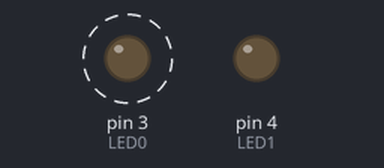
Bench run of a sketch on a simulated Arduino Uno, built with avr-gcc and run on an emulated ATmega328P. On the bench: output pins drawn as LEDs (lit = HIGH). Dashed ring = blinking.

Above: at 0.05 s.
At 3.95 s:
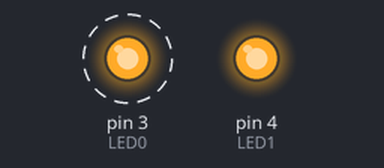
Timing chart, 0 to 5.2 s (numbered marks = the images above):
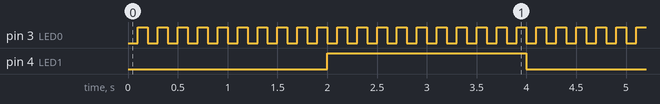

Measured:
- by itself, pin 3 (LED0): alternates HIGH for 0.10 s and LOW for 0.10 s
- by itself, pin 4 (LED1): alternates HIGH for 2.0 s and LOW for 2.0 s

The sketch:

TimerOneLibExample.ino
```cpp
/*
Timer interrupt demo using LEDs
Steve Garratt
8th October 2013
http://homediyelectronics.com

Requires the TimerOne library downloadable from
http://code.google.com/p/arduino-timerone/downloads/detail?name=TimerOne-v9.zip&can=2&q=
Note: Download and rename to remove the hyphen before installing.

*/

#include <TimerOne.h>                           // Header file for TimerOne library

#define LED0 3                                  // Pin 3
#define LED1 4                                  // Pin 4
#define TIMER_US 100000                         // 100mS set timer duration in microseconds
#define TICK_COUNTS 20                          // 2S worth of timer ticks


volatile long tick_count = TICK_COUNTS;         // Counter for 2S
volatile bool in_long_isr = false;              // True if in long interrupt

// ----------------------------------
//  setup() routine called first.
// ----------------------------------
void setup()
{
  pinMode(LED0, OUTPUT);                        // Set the pins as outputs
  pinMode(LED1, OUTPUT);

  Timer1.initialize(TIMER_US);                  // Initialise timer 1
  Timer1.attachInterrupt( timerIsr );           // attach the ISR routine here
}

// ----------------------------------
//  loop() Runs continuously in a loop.
// ----------------------------------
void loop()
{
}

// --------------------------
// timerIsr() 100 milli second interrupt ISR()
// Called every time the hardware timer 1 times out.
// --------------------------
void timerIsr()
{
    digitalWrite( LED0, digitalRead( LED0 ) ^ 1 );   // Toggle LED 0

    if (!(--tick_count))                             // Count to 2S
    {
      tick_count = TICK_COUNTS;                      // Reload
      tick_2s_isr();                                 // Call the 2S routine
    }
}


// --------------------------
// tick_2s_isr() 2 second routine
// Called every time the count gets to 2S
// --------------------------
void tick_2s_isr()
{
    if (in_long_isr)                                // Prevent reentering this code
    {
      return;
    }

    in_long_isr = true;                             // Indicates we are in the long isr

    volatile long i;

    interrupts();                                   // Enable interrupts
    digitalWrite( LED1, digitalRead( LED1 ) ^ 1 );  // Toggle LED 1

    for (i = 0; i < 400000; i++)                   // Delay because delay() will not work here
    {
    }

    noInterrupts();                                 // Disable interrupts
    in_long_isr = false;                            // Indicates exit of the long isr
}
```
